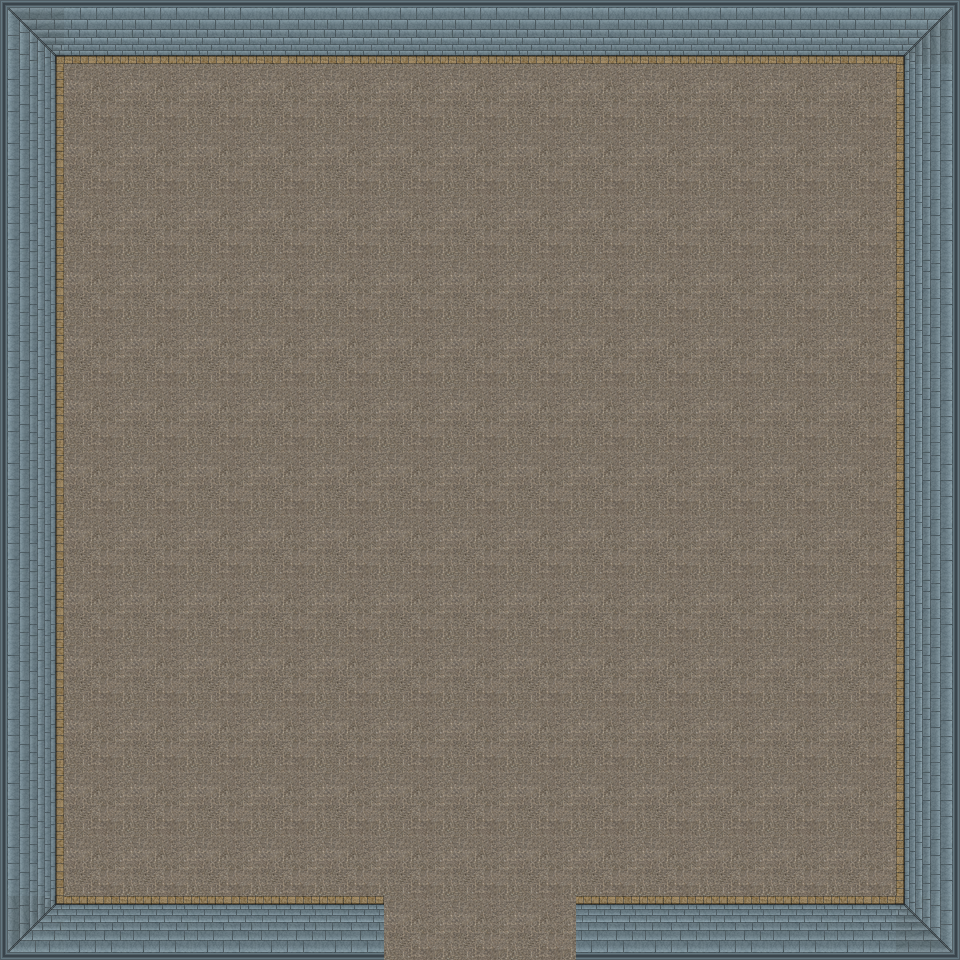

This is a level from a 2D game, rendered from its Tiled map with the project's own tilesets. A one-line summary and the complete map file follow:
An orthogonal 15x15 tile map with 64x64 px tiles, 2 tile layers (walls_layer, floor_layer).

<map version="1.2" tiledversion="1.2.5" orientation="orthogonal" renderorder="right-down" width="15" height="15" tilewidth="64" tileheight="64" infinite="0" nextlayerid="7" nextobjectid="1">
 <tileset firstgid="1" name="dungeon_features" tilewidth="64" tileheight="64" tilecount="15" columns="0">
  <grid orientation="orthogonal" width="1" height="1" />
  <tile id="0">
   <image width="64" height="64" source="Assets/Dungeon_Tiles/dungeon_blcorner_wall.png" />
  </tile>
  <tile id="1">
   <image width="64" height="64" source="Assets/Dungeon_Tiles/dungeon_bottom_wall.png" />
  </tile>
  <tile id="2">
   <image width="64" height="64" source="Assets/Dungeon_Tiles/dungeon_brcorner_wall.png" />
  </tile>
  <tile id="3">
   <image width="64" height="64" source="Assets/Dungeon_Tiles/dungeon_left_wall.png" />
  </tile>
  <tile id="4">
   <image width="64" height="64" source="Assets/Dungeon_Tiles/dungeon_right_wall.png" />
  </tile>
  <tile id="5">
   <image width="64" height="64" source="Assets/Dungeon_Tiles/dungeon_tlcorner_wall.png" />
  </tile>
  <tile id="6">
   <image width="64" height="64" source="Assets/Dungeon_Tiles/dungeon_top_wall.png" />
  </tile>
  <tile id="7">
   <image width="64" height="64" source="Assets/Dungeon_Tiles/dungeon_trcorner_wall.png" />
  </tile>
  <tile id="8">
   <image width="64" height="64" source="Assets/Dungeon_Tiles/dungeon_floor_0.png" />
  </tile>
  <tile id="9">
   <image width="64" height="64" source="Assets/Dungeon_Tiles/dungeon_floor_1.png" />
  </tile>
  <tile id="10">
   <image width="64" height="64" source="Assets/Dungeon_Tiles/dungeon_floor_2.png" />
  </tile>
  <tile id="11">
   <image width="64" height="64" source="Assets/Dungeon_Tiles/dungeon_floor_3.png" />
  </tile>
  <tile id="12">
   <image width="64" height="64" source="Assets/Dungeon_Tiles/dungeon_floor_4.png" />
  </tile>
  <tile id="13">
   <image width="64" height="64" source="Assets/Dungeon_Tiles/dungeon_floor_5.png" />
  </tile>
  <tile id="14">
   <image width="64" height="64" source="Assets/Dungeon_Tiles/dungeon_floor_6.png" />
  </tile>
 </tileset>
 <layer id="5" name="walls_layer" width="15" height="15">
  <data encoding="csv">
6,7,7,7,7,7,7,7,7,7,7,7,7,7,8,
4,0,0,0,0,0,0,0,0,0,0,0,0,0,5,
4,0,0,0,0,0,0,0,0,0,0,0,0,0,5,
4,0,0,0,0,0,0,0,0,0,0,0,0,0,5,
4,0,0,0,0,0,0,0,0,0,0,0,0,0,5,
4,0,0,0,0,0,0,0,0,0,0,0,0,0,5,
4,0,0,0,0,0,0,0,0,0,0,0,0,0,5,
4,0,0,0,0,0,0,0,0,0,0,0,0,0,5,
4,0,0,0,0,0,0,0,0,0,0,0,0,0,5,
4,0,0,0,0,0,0,0,0,0,0,0,0,0,5,
4,0,0,0,0,0,0,0,0,0,0,0,0,0,5,
4,0,0,0,0,0,0,0,0,0,0,0,0,0,5,
4,0,0,0,0,0,0,0,0,0,0,0,0,0,5,
4,0,0,0,0,0,0,0,0,0,0,0,0,0,5,
1,2,2,2,2,2,0,0,0,2,2,2,2,2,3
</data>
 </layer>
 <layer id="6" name="floor_layer" width="15" height="15">
  <data encoding="csv">
0,0,0,0,0,0,0,0,0,0,0,0,0,0,0,
0,9,9,9,9,9,9,9,9,9,9,9,9,9,0,
0,9,9,9,9,9,9,9,9,9,9,9,9,9,0,
0,9,9,9,9,9,9,9,9,9,9,9,9,9,0,
0,9,9,9,9,9,9,9,9,9,9,9,9,9,0,
0,9,9,9,9,9,9,9,9,9,9,9,9,9,0,
0,9,9,9,9,9,9,9,9,9,9,9,9,9,0,
0,9,9,9,9,9,9,9,9,9,9,9,9,9,0,
0,9,9,9,9,9,9,9,9,9,9,9,9,9,0,
0,9,9,9,9,9,9,9,9,9,9,9,9,9,0,
0,9,9,9,9,9,9,9,9,9,9,9,9,9,0,
0,9,9,9,9,9,9,9,9,9,9,9,9,9,0,
0,9,9,9,9,9,9,9,9,9,9,9,9,9,0,
0,9,9,9,9,9,9,9,9,9,9,9,9,9,0,
0,0,0,0,0,0,9,9,9,0,0,0,0,0,0
</data>
 </layer>
</map>